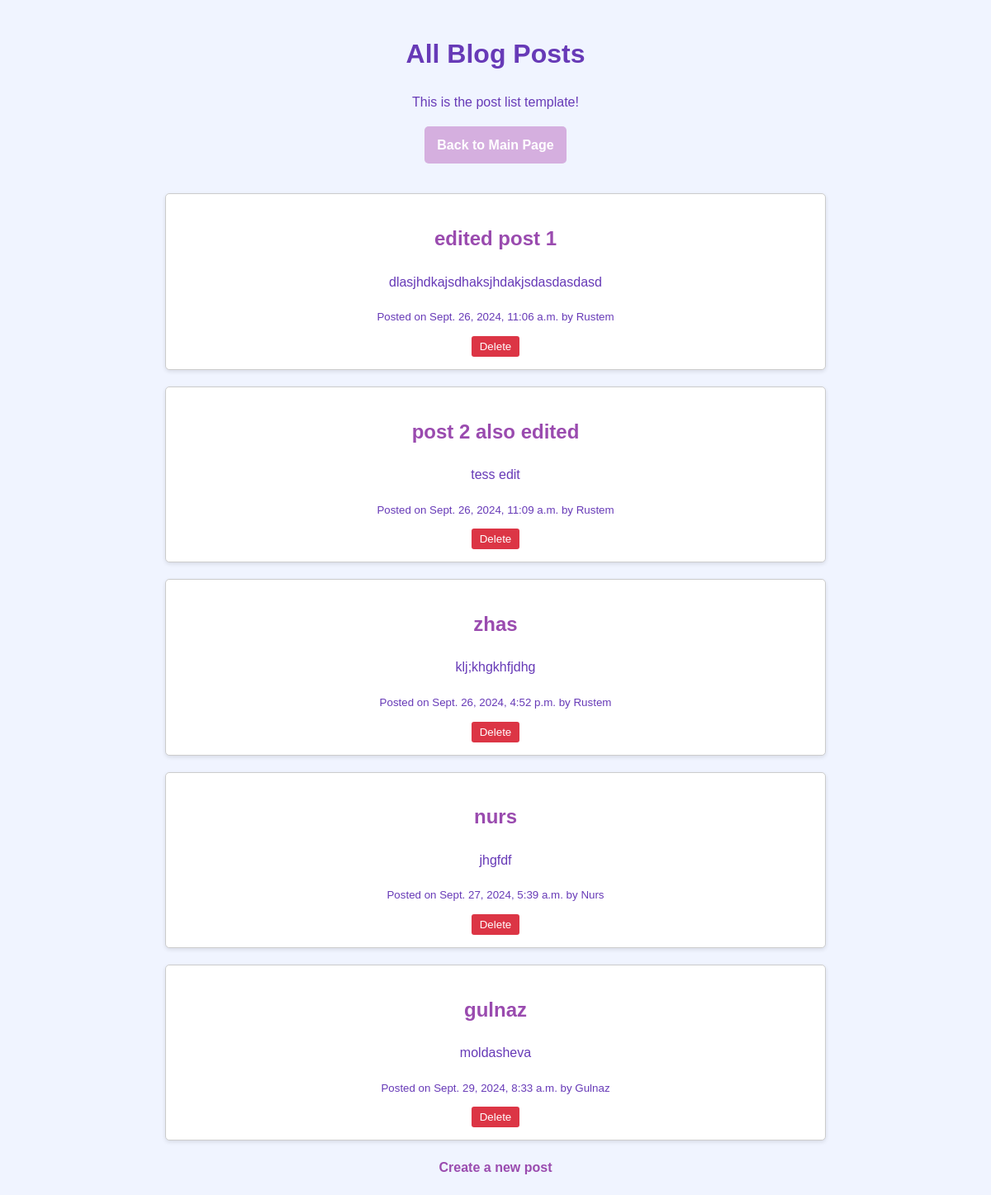
/posts/, run on the app's committed database.
### blog_app/models.py (models this page shows)
class Post(models.Model):
    title = models.CharField(max_length=200)
    content = models.TextField()
    created_at = models.DateTimeField(auto_now_add=True)
    author = models.ForeignKey(User, on_delete=models.CASCADE)

### blog_app/views.py (the view)
# urls.py: path('posts/', PostList.as_view(), name='post-list'),
class PostList(APIView):
    def get(self, request, format=None):
        posts = Post.objects.all()  # Get all posts
        return render(request, 'blog/post_list.html', {'posts': posts})

### blog_app/templates/blog/post_list.html (shortened to what this page needs)
{% load static %}
<!DOCTYPE html>
<html lang="en">
<head>
  <link rel="stylesheet" href="{% static 'mystyles.css' %}?v={{ STATIC_VERSION }}">
</head>
<body>
  <div class="main">
    <h1>All Blog Posts</h1>
    <p>This is the post list template!</p>
    <a href="{% url 'main-page' %}" class="back-button">Back to Main Page</a>
    <ul>
      {% for post in posts %}
        <li>
          <h2><a href="{% url 'post-detail' post.id %}">{{ post.title }}</a></h2>
          <p>{{ post.content|truncatewords:20 }}</p>
          <small>Posted on {{ post.created_at }} by {{ post.author }}</small>
          <div class="post-actions">
            <form action="{% url 'post-delete' post.id %}" method="post" style="display:inline;" onsubmit="return confirm('Are you sure you want to delete this post?');">
              <button type="submit">Delete</button>
            </form>
          </div>
        </li>
      {% empty %}
        <li>No posts available.</li>
      {% endfor %}
    </ul>
    <a href="{% url 'post-create' %}">Create a new post</a>
  </div>
</body>
</html>

### static/mystyles.css (style rules this page uses)
body { margin: 0; font-family: 'Source Sans Pro', sans-serif; background-color: #f0f4ff; color: #4a0072; line-height: 1.6; }
ul { list-style: none; padding: 0; }
li { background-color: #ffffff; border: 1px solid #e0e0e0; border-radius: 5px; margin: 10px 0; padding: 15px; transition: transform 0.2s ease, box-shadow 0.2s ease; box-shadow: 0 2px 5px rgba(0, 0, 0, 0.1); }
a { color: #8e24aa; text-decoration: none; font-weight: 600; transition: color 0.3s ease; }
.main { text-align: center; color: #673ab7; }
.main h1 { font-size: 2em; margin: 20px 0; }

### blog_app/templates/blog/post_list.html (style rules this page uses)
body { font-family: Arial, sans-serif; }
.main { width: 800px; margin: 0 auto; padding: 20px; }
ul { list-style-type: none; padding: 0; }
li { margin-bottom: 20px; padding: 15px; border: 1px solid #ccc; border-radius: 5px; }
a { text-decoration: none; color: #9a4baf; }
.post-actions { margin-top: 10px; }
button { padding: 5px 10px; cursor: pointer; border: none; border-radius: 3px; background-color: #dc3545; color: white; }
.back-button { background-color: #d5afdf; color: white; padding: 10px 15px; border: none; border-radius: 5px; text-decoration: none; display: inline-block; margin-bottom: 20px; }

### data on the page
Post: title "edited post 1", content "dlasjhdkajsdhaksjhdakjsdasdasdasd", created_at "Sept. 26, 2024, 11:06 a.m.", author "Rustem"
Post: title "post 2 also edited", content "tess edit", created_at "Sept. 26, 2024, 11:09 a.m.", author "Rustem"
Post: title "zhas", content "klj;khgkhfjdhg", created_at "Sept. 26, 2024, 4:52 p.m.", author "Rustem"
Post: title "nurs", content "jhgfdf", created_at "Sept. 27, 2024, 5:39 a.m.", author "Nurs"
Post: title "gulnaz", content "moldasheva", created_at "Sept. 29, 2024, 8:33 a.m.", author "Gulnaz"
